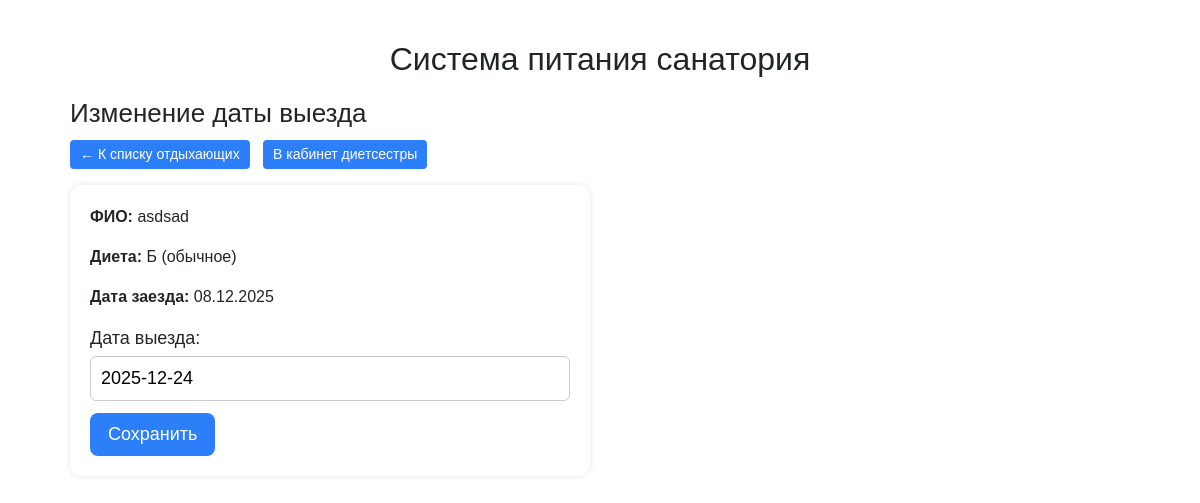
Screenshot of /diet/guests/8/departure/ (signed in) with the database file from the repository.
### dining/models.py (models this page shows, shortened)
class Guest(models.Model):
    full_name = models.CharField(max_length=200, verbose_name="ФИО")
    start_date = models.DateField(verbose_name="Дата заезда")
    end_date = models.DateField(verbose_name="Дата выезда")
    access_code = models.CharField(
        max_length=10,
        unique=True,
        verbose_name="Код доступа",
        help_text="Пароль для входа гостя",
    )
    diet_kind = models.CharField(
        max_length=10,
        choices=DIET_TYPE_CHOICES,
        default="B",
        verbose_name="Вид диеты (П/Б/БД)",
    )
    breakfast_allowed = models.BooleanField(
        default=True, verbose_name="Завтрак", help_text="Разрешить выбор завтрака"
    )
    lunch_allowed = models.BooleanField(
        default=True, verbose_name="Обед", help_text="Разрешить выбор обеда"
    )
    snack_allowed = models.BooleanField(
        default=False, verbose_name="Полдник", help_text="Разрешить выбор полдника"
    )
    dinner_allowed = models.BooleanField(
        default=True, verbose_name="Ужин", help_text="Разрешить выбор ужина"
    )
    departure_lunch = models.BooleanField(
        default=False,
        verbose_name="Обед в день выезда (платный)",
        help_text="Разрешить обед в последний день пребывания"
    )
    departure_dinner = models.BooleanField(
        default=False,
        verbose_name="Ужин в день выезда (платный)",
        help_text="Разрешить ужин в последний день пребывания"
    )
    class Meta:
        verbose_name = "Отдыхающий"
        verbose_name_plural = "Отдыхающие"

### dining/views.py (the view)
# urls.py: path("diet/guests/<int:guest_id>/departure/", views.guest_departure_edit_view, name="guest_departure_edit"),
@login_required
def guest_departure_edit_view(request, guest_id: int):
    guest = get_object_or_404(Guest, id=guest_id)
    next_url = request.GET.get("next") or request.POST.get("next") or ""
    if request.method == "POST":
        form = GuestDepartureForm(request.POST, instance=guest)
        if form.is_valid():
            form.save()
            messages.success(
                request,
                f"Дата выезда для «{guest.full_name}» изменена на {guest.end_date:%d.%m.%Y}."
            )
            if next_url and url_has_allowed_host_and_scheme(
                next_url, allowed_hosts={request.get_host()}
            ):
                return redirect(next_url)
            return redirect("guest_list")
    else:
        form = GuestDepartureForm(instance=guest)
    return render(
        request,
        "dining/guest_departure_edit.html",
        {
            "guest": guest,
            "form": form,
            "next": next_url,
        },
    )

### dining/forms.py (shortened to what this page needs)
class GuestDepartureForm(forms.ModelForm):
    class Meta:
        model = Guest
        fields = ["end_date"]
        labels = {
            "end_date": "Дата выезда",
        }
        widgets = {
            "end_date": forms.DateInput(
                attrs={"class": "js-datepicker"},
                format="%Y-%m-%d",
            ),
        }

### templates/dining/guest_departure_edit.html (shortened to what this page needs)
{% extends "base.html" %}
{% block content %}
<h2>Изменение даты выезда</h2>
<p>
  {% if next %}
    <a href="{{ next }}" class="btn-link">← Назад</a>
  {% else %}
    <a href="{% url 'guest_list' %}" class="btn-link">← К списку отдыхающих</a>
  {% endif %}
  <a href="{% url 'diet_home' %}" class="btn-link">В кабинет диетсестры</a>
</p>
<div class="panel" style="max-width: 520px;">
  <p><strong>ФИО:</strong> {{ guest.full_name }}</p>
  <p><strong>Диета:</strong> {{ guest.get_diet_kind_display }}</p>
  <p><strong>Дата заезда:</strong> {{ guest.start_date|date:"d.m.Y" }}</p>
  <form method="post" class="staff-form">
    <p>
      {{ form.end_date.label_tag }}
      {{ form.end_date }}
    </p>
    <button type="submit" class="btn-primary" style="font-size:18px; padding:8px 18px; min-width:auto;">
      Сохранить
    </button>
  </form>
</div>
{% endblock %}

### templates/base.html (style rules this page uses)
body { font-family: sans-serif; margin: 20px; }
.btn-link { display: inline-block; padding: 6px 12px; background: #2d7ff9; color: #fff; text-decoration: none; border-radius: 4px; font-size: 16px; }
h2 { font-size: 26px; margin: 20px 0 10px 0; }
.panel { background: #ffffff; border-radius: 12px; padding: 20px; box-shadow: 0 0 6px rgba(0,0,0,0.1); margin-bottom: 20px; }
.btn-primary { font-size: 22px; padding: 10px 24px; border-radius: 8px; border: none; background: #2d7ff9; color: #fff; cursor: pointer; }
input[type="text"], input[type="number"], input[type="date"] { font-size: 22px; padding: 8px 10px; border-radius: 6px; border: 1px solid #ccc; width: 100%; box-sizing: border-box; }
.staff-form p { margin-bottom: 12px; }
.staff-form label { display: block; font-size: 18px; margin-bottom: 4px; }
.staff-form input[type="text"], .staff-form input[type="number"], .staff-form input[type="date"], .staff-form select { font-size: 18px; padding: 8px 10px; width: 100%; box-sizing: border-box; border-radius: 6px; border: 1px solid #ccc; }
.btn-link { display: inline-block; padding: 4px 10px; background: #2d7ff9; color: #fff; text-decoration: none; border-radius: 4px; font-size: 14px; }

### rows the page displays
Guest: full_name "asdsad", diet_kind "Б (обычное)", start_date "08.12.2025", end_date "2025-12-24"
